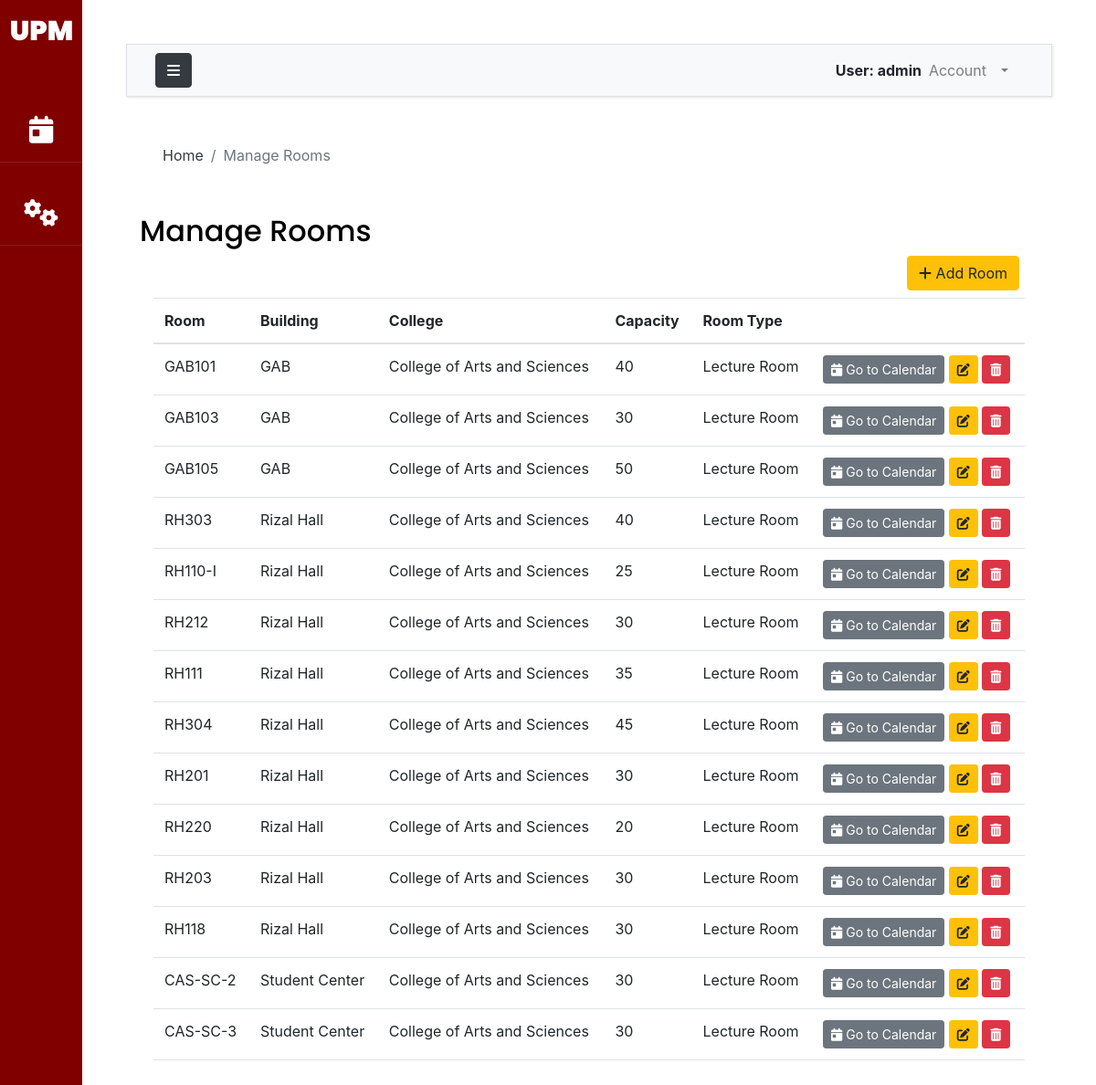
Page /manage-room/ (signed in) on the committed database.
### accounts/models.py (models this page shows, shortened)
class AuthUser(AbstractUser):
    FACULTY = 1
    STAFF = 2
    OCS = 3
    ADPD = 4
    AO = 5
    USER_TYPE_CHOICES = (
        (FACULTY, 'Faculty'),
        (STAFF, 'Staff'),
        (OCS, 'OCS'),
        (ADPD, 'ADPD'),
        (AO,'AO')
    )
    first_name = models.CharField(max_length=200)
    last_name = models.CharField(max_length=200)
    email = models.EmailField(unique=True, validators=[
        EmailValidator(allowlist=['up.edu.ph'])
    ])
    college = models.ForeignKey("UPM.College",on_delete=models.CASCADE,null=True,blank=True)
    department = models.ForeignKey("UPM.Department",on_delete=models.CASCADE,null=True,blank=True)
    user_type = models.PositiveSmallIntegerField(choices=USER_TYPE_CHOICES,null=True)
    def __str__(self):
        return self.username

### UPM/models.py (models this page shows, shortened)
class Room(models.Model):
    name = models.CharField(max_length=300,null=True, unique=True)
    slug = models.SlugField(null=True)
    room_type =models.ForeignKey(RoomType,on_delete=models.CASCADE,null=True)
    college = models.ForeignKey(College,on_delete=models.CASCADE,null=True)
    building = models.ForeignKey(Building, on_delete=models.CASCADE, null=True)
    capacity = models.IntegerField()

class Building(models.Model):
    name = models.CharField(max_length=300,null=True)
    college = models.ForeignKey(College,on_delete=models.CASCADE,null=True)
    slug = models.SlugField(null=True)
    def __str__(self):
        return self.name

class College(models.Model):
    name = models.CharField(max_length=300,null=True)
    slug = models.SlugField(null=True)
    def __str__(self):
        return self.name

class RoomType(models.Model):
    name = models.CharField(max_length=300,null=True, unique=True)
    slug = models.SlugField(null=True)
    def __str__(self):
        return self.name

### UPM/views.py (the view)
# urls.py: path('manage-room/',views.manageRooms, name='manageRooms'),
@login_required(login_url='loginPage')
def manageRooms(request):
    rooms=Room.objects.all()
    form = ColBuildForm()
    build = Building.objects.all()
    college = College.objects.all()
    if request.method == "POST":
        form = ColBuildForm(request.POST)
        if form.is_valid():
            form.save()
            return redirect('manageRooms')
    context={'rooms':rooms,'form':form,'colleges':college,'building':build}
    return render(request,"UPM/room.html",context)

### templates/UPM/room.html (shortened to what this page needs)
{% extends 'base.html' %}
{% load static %}
{% load crispy_forms_tags %}
{% block breadcrumb %}
<nav aria-label="breadcrumb">
  <ol class="breadcrumb mt-3 ms-4 bg-body">
    <li class="breadcrumb-item"><a href="{% url 'indexPage' %}" class="text-dark">Home</a></li>
    <li class="breadcrumb-item active" aria-current="page">Manage Rooms</li>
  </ol>
</nav>
{% endblock breadcrumb %}
{% block content %}
<div class = "container w-auto">
    <h2 class="pt-4">Manage Rooms</h2>
    <div class = 'row'>
        <div class = 'colalign-self-end text-end'>
            <button class='btn btn-warning mb-2 mx-4' data-bs-toggle="modal" data-bs-target="#addRoom"><i class="fa-solid fa-plus"></i> Add Room</button>
        </div>
    </div>
    <div class="container-fluid overflow-auto">
       {% include 'UPM/room-table.html'%}
    </div>
</div>
{% endblock content %}

### templates/base.html (shortened to what this page needs)
{% load static %}
{% load crispy_forms_tags %}
<!DOCTYPE html>
<html lang="en">
    <head>
        {% include 'css_modules.html' %}
    </head>
    <body>
        <div class="wrapper d-flex align-items-stretch">
            <nav id="sidebar" class="active">
                <h1><a href="{% url 'indexPage' %}" class="logo mt-2 pt-2">UPM</a></h1>
                <ul class="list-unstyled components mb-5">
                    {% if request.user.is_authenticated %}
                    <li>
                        <a href="{% url 'viewBookings' %}"><i class="fa-solid fa-calendar-day"></i> <span class="link_label ms-1"> Bookings</span></a>
                    </li>
                        {% if request.user.user_type == none %}
                        <li>
                            <a data-bs-toggle="collapse" href="#collapseOptions" role="button" aria-expanded="false" aria-controls="collapseOptions" id="clps"><i class="fa fa-cogs"></i> <span class="link_label">Administrator</span></a>
                        </li>
                        {% endif %}
                    {% else %}
                    <li>
                        <a href="{% url 'roomView' %}"><i class="fa-solid fa-door-closed"></i> <span class="link_label ms-1">View Rooms</span></a>
                    </li>
                    {% endif %}
                </ul>
            </nav>
            <div id="content" class="p-4 p-md-5 bg-body">
                <nav class="navbar navbar-expand-lg navbar-light bg-light border">
                    <div class="container-fluid">
                        <button type="button" id="sidebarCollapse" class="btn btn-dark">
                            <i class="fa fa-bars"></i>
                        </button>
                        <div class="collapse navbar-collapse" id="navbarSupportedContent">
                            <ul class="nav navbar-nav ml-auto">
                                <span class="fw-bolder mt-2">User: {{request.user}}</span>
                                {% if request.user.is_authenticated %}
                                <li class="nav-item dropdown me-3 pe-3">
                                        <a class="nav-link dropdown-toggle" href="#" id="navbarDropdown" role="button" data-bs-toggle="dropdown" aria-expanded="false">
                                        Account
                                        </a>
                                    </li>
                                {% else %}
                                    <a class='text-secondary mt-2 ms-2 me-3 pe-3' href="{% url 'loginPage' %}" id="navbarDropdown" >
                                       <strong>Log In</strong>
                                    </a>
                                {% endif %}
                            </ul>
                        </div>
                    </div>
                </nav>
                <main>
                    <div class="app-title">
                        {% block breadcrumb %}
                        {% endblock breadcrumb %}
                    </div>
                    {% block content %}
                    {% endblock content %}
                </main>
            </div>
		</div>
    </body>
</html>

### templates/UPM/room-table.html (shortened to what this page needs)
<table id='room-table' class="table">
    <thead>
      <tr>
        <th scope="col">Room</th>
        <th scope="col">Building</th>
        <th scope="col">College</th>
        <th scope="col">Capacity</th>
        <th scope='col'>Room Type</th>
        <th scope="col"></th>
      </tr>
    </thead>
    <tbody>
    {% for room in rooms %}
      <tr>
        <td>{{room.name}}</td>
        <td>{{room.building}}</td>
        <td>{{room.college}}</td>
        <td>{{room.capacity}}</td>
        <td>{{room.room_type}}</td>
        <td>
            <a class='btn btn-secondary btn-sm' href = {% url 'calendarView' room.slug %}><i class="fa-solid fa-calendar-day"></i> Go to Calendar</a>
            <button type="button" class="update bs-modal btn btn-sm btn-warning btn-sm" data-form-url="{% url 'editRoom' room.slug %}"><i class="fa-solid fa-pen-to-square"></i></button>
            <button class='btn btn-danger btn-sm' data-bs-toggle="modal" data-bs-target="#deletePopup{{room.id}}"><i class="fa-solid fa-trash-can"></i></button>
        </td>
      </tr>
    {% endfor %}
    </tbody>
  </table>

### rows in the picture
AuthUser: user "admin"
Room: name "GAB101", building "GAB", college "College of Arts and Sciences", capacity "40", room_type "Lecture Room"
Room: name "GAB103", building "GAB", college "College of Arts and Sciences", capacity "30", room_type "Lecture Room"
Room: name "GAB105", building "GAB", college "College of Arts and Sciences", capacity "50", room_type "Lecture Room"
Room: name "RH303", building "Rizal Hall", college "College of Arts and Sciences", capacity "40", room_type "Lecture Room"
Room: name "RH110-I", building "Rizal Hall", college "College of Arts and Sciences", capacity "25", room_type "Lecture Room"
Room: name "RH212", building "Rizal Hall", college "College of Arts and Sciences", capacity "30", room_type "Lecture Room"
Room: name "RH111", building "Rizal Hall", college "College of Arts and Sciences", capacity "35", room_type "Lecture Room"
Room: name "RH304", building "Rizal Hall", college "College of Arts and Sciences", capacity "45", room_type "Lecture Room"
Room: name "RH201", building "Rizal Hall", college "College of Arts and Sciences", capacity "30", room_type "Lecture Room"
Room: name "RH220", building "Rizal Hall", college "College of Arts and Sciences", capacity "20", room_type "Lecture Room"
Room: name "RH203", building "Rizal Hall", college "College of Arts and Sciences", capacity "30", room_type "Lecture Room"
Room: name "RH118", building "Rizal Hall", college "College of Arts and Sciences", capacity "30", room_type "Lecture Room"
Room: name "CAS-SC-2", building "Student Center", college "College of Arts and Sciences", capacity "30", room_type "Lecture Room"
Room: name "CAS-SC-3", building "Student Center", college "College of Arts and Sciences", capacity "30", room_type "Lecture Room"
